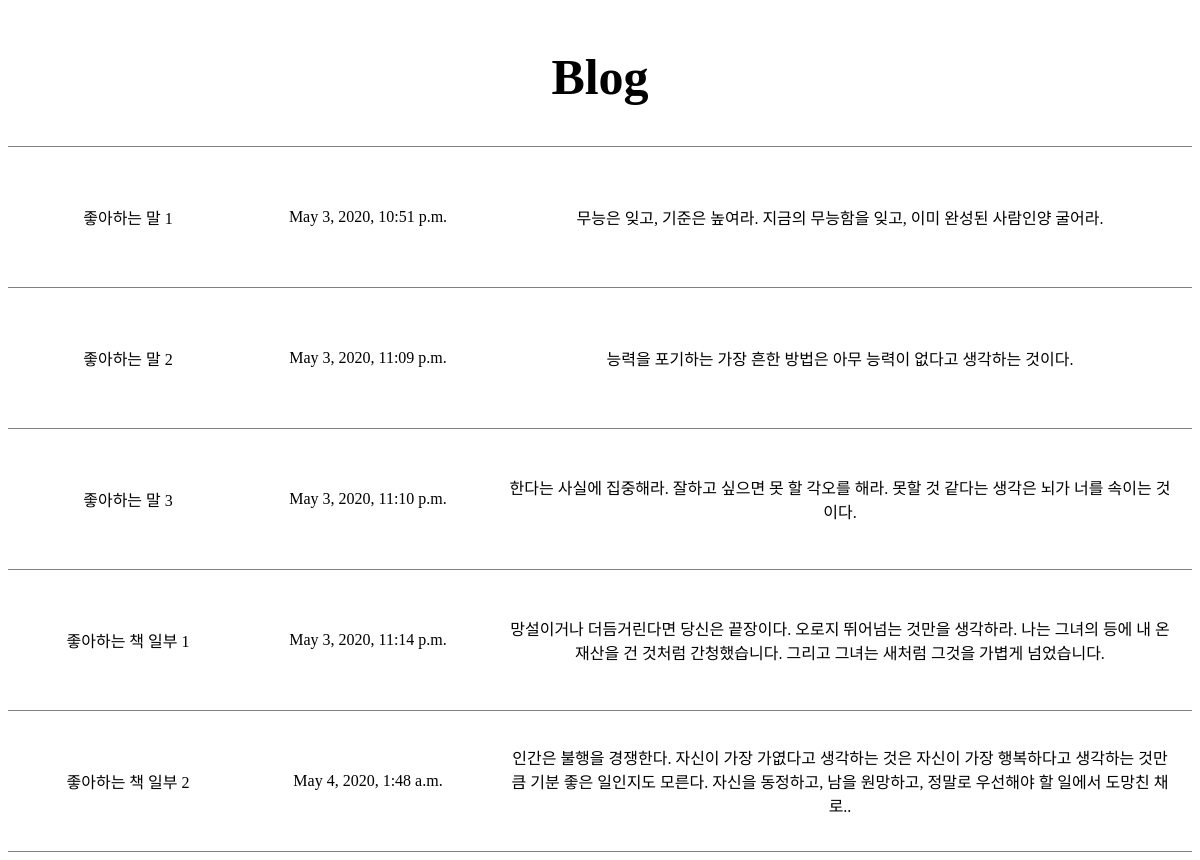
The page / on the database its author committed.
### blog/models.py (models this page shows, shortened)
class Blog(models.Model):
    title = models.CharField(max_length=200)
    pub_date = models.DateTimeField('date published')
    body = models.TextField()

### blog/views.py (the view)
# urls.py: path('', blog.views.home, name="home")
def home(request):
    paragraphs = Blog.objects
    return render(request, 'home.html', {'blogs' : paragraphs})

### blog/templates/home.html (shortened to what this page needs)
<!DOCTYPE html>
<html>
    <head>
    </head>
    <body>
        <header>
            <h1>Blog</h1>
        </header>
        {% for blog in blogs.all %}
            <div id="grid">
                <div id="title">
                    {{ blog.title }}
                </div>
                <div id="date">
                    {{ blog.pub_date }}
                </div>
                <div id="body">
                    {{ blog.body }}
                </div>
                <br>
            </div>
        {% endfor %}
    </body>
</html>

### blog/templates/home.html (style rules this page uses)
h1 { font-size: 50px; text-align: center; border-bottom: 1px solid grey; margin: 0; padding: 40px; }
#grid { font-family: 'MapoFlowerIsland'; display: flex; text-align: center; border-bottom: 1px solid grey; }
#title, #date, #body { width: 200px; height: 100px; padding: 20px; display: flex; align-items: center; justify-content: center; }
#body { flex-grow:1; }

### rows shown on the page
Blog: title "좋아하는 말 1", pub_date "May 3, 2020, 10:51 p.m.", body "무능은 잊고, 기준은 높여라. 지금의 무능함을 잊고, 이미 완성된 사람인양 굴어라."
Blog: title "좋아하는 말 2", pub_date "May 3, 2020, 11:09 p.m.", body "능력을 포기하는 가장 흔한 방법은 아무 능력이 없다고 생각하는 것이다."
Blog: title "좋아하는 말 3", pub_date "May 3, 2020, 11:10 p.m.", body "한다는 사실에 집중해라. 잘하고 싶으면 못 할 각오를 해라. 못할 것 같다는 생각은 뇌가 너를 속이는 것이다."
Blog: title "좋아하는 책 일부 1", pub_date "May 3, 2020, 11:14 p.m.", body "망설이거나 더듬거린다면 당신은 끝장이다. 오로지 뛰어넘는 것만을 생각하라. 나는 그녀의 등에 내 온 재산을 건 것처럼 간청했습니다. 그리고 그녀는 새처럼 그것을 가볍게 넘었습니다."
Blog: title "좋아하는 책 일부 2", pub_date "May 4, 2020, 1:48 a.m.", body "인간은 불행을 경쟁한다. 자신이 가장 가엾다고 생각하는 것은 자신이 가장 행복하다고 생각하는 것만큼 기분 좋은 일인지도 모른다. 자신을 동정하고, 남을 원망하고, 정말로 우선해야 할 일에서 도망친 채로.."
